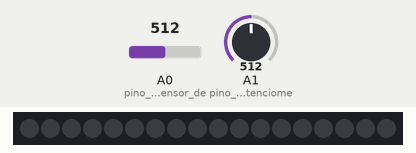
A sketch run on a simulated Arduino Uno, built with avr-gcc and run on an emulated ATmega328P. Shown: 18 RGB LEDs in strip order, left to right. Inputs (shaded band) come from the test bench; at power-on: A1 (pino_ligado_ao_potenciome) = 512, A0 (pino_ligado_ao_sensor_de) = 512. Dim RGB values are drawn brighter than linear; what the sketch prints to the serial monitor is not drawn.

Above: at 1.2 s.
1.3 s: A1 (pino_ligado_ao_potenciome) set to 0
At 1.75 s:
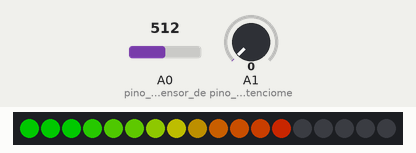
At 2.35 s:
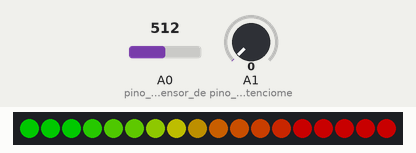
3.7 s: A0 (pino_ligado_ao_sensor_de) set to 0
Timing chart, 0 to 4.5 s (numbered marks = the images above; inputs shaded):
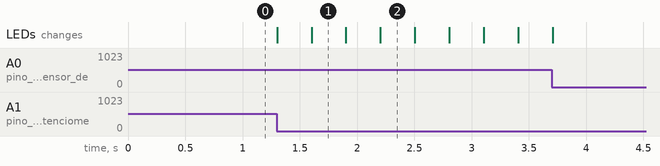

The sketch:

leds-enderecados-vu.ino
```cpp
#include <Adafruit_NeoPixel.h>

#define PIN 6

#define NUMLEDS 18 // numero de leds

Adafruit_NeoPixel leds = Adafruit_NeoPixel(NUMLEDS,PIN,NEO_GRB+NEO_KHZ800);

void setup(){
  Serial.begin(115200); // inicia serial

  pinMode(A0, INPUT); // pino ligado ao sensor de som
  pinMode(A1, INPUT); // pino ligado ao potenciometro

  leds.begin();
  leds.setBrightness(100);
}
void loop(){
  int intensi = analogRead(A0);
  int set = analogRead(A1);

  Serial.print(intensi);
  Serial.print("  ");
  Serial.println(set);


  clear();

   if (intensi > set + 10){
     led(0,0,255,0);
   }
   if (intensi > set + 15){
     led(1,0,255,0);
   }
   if (intensi > set + 20){
     led(2,0,255,0);
   }
   if (intensi > set + 25){
     led(3,50,255,0);
   }
   if (intensi > set + 30){
     led(4,100,255,0);
   }
   if (intensi > set + 35){
     led(5,120,255,0);
   }
   if (intensi > set + 40){
     led(6,180,255,0);
   }
   if (intensi > set + 45){
     led(7,200,200,0);
   }
   if (intensi > set + 50){
     led(8,200,150,0);
   }
   if (intensi > set + 55){
     led(9,255,120,0);
   }
   if (intensi > set + 60){
     led(10,255,100,0);
   }
   if (intensi > set + 65){
     led(11,255,80,0);
   }
   if (intensi > set + 70){
     led(12,255,50,0);
   }
   if (intensi > set + 75){
     led(13,255,0,0);
   }
   if (intensi > set + 80){
     led(14,255,0,0);
   }
   if (intensi > set + 85){
     led(15,255,0,0);
   }
   if (intensi > set + 90){
     led(16,255,0,0);
   }
   if (intensi > set + 100){
     led(17,255,0,0);
    }

}

void led(byte nled,byte r, byte g, byte b){
      leds.setPixelColor(nled, leds.Color(r, g, b));
      leds.show();
      delay(1);
}

void clear(){
  for(byte x = 0; x < NUMLEDS; x++){
    leds.setPixelColor(x, leds.Color(0, 0, 0));
  }
}
```

Measured:
- after the input at 1.3 s, the LEDs: first change at once (image 1 shows a later state)
